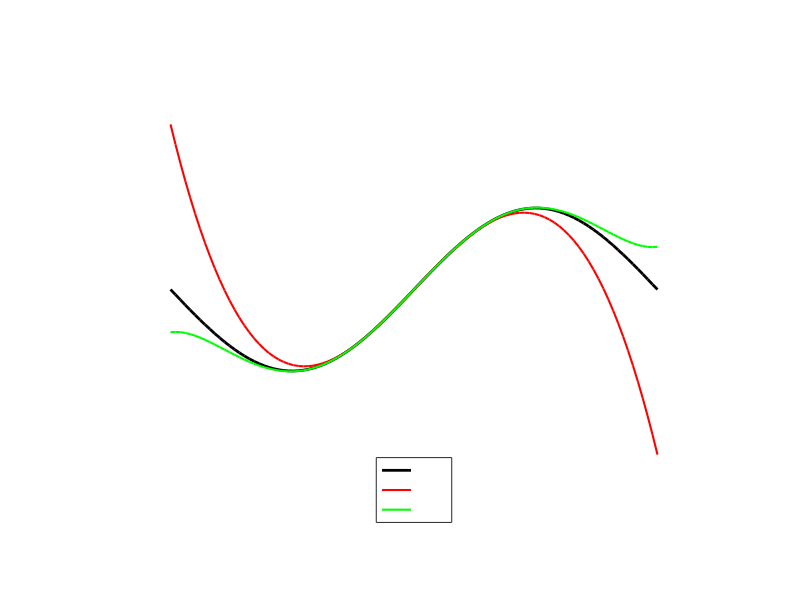

Write MATLAB code to recreate this figure. (Note: this script raises an error after producing the figure.)
% =========================================================
% EXERCISE 2: Numerical Calculus - Sine Function
% =========================================================

% ---------------------------------------------------------
% Part 2a: Graphing sin(x) and its Taylor Polynomials
% ---------------------------------------------------------
fprintf('\n--- Part 2a: Generating Plot ---\n');

% Define the interval x from -pi to pi with 100 points
x = linspace(-pi, pi, 100);

% Define the original function sin(x)
f = sin(x);

% Define the Taylor polynomials manually using formula (4)
T3 = x - (x.^3)/factorial(3);
T5 = x - (x.^3)/factorial(3) + (x.^5)/factorial(5);

% Create the plot
figure;
plot(x, f, 'k', 'LineWidth', 2); % Change 'k' to 'c' if using a pure black background
hold on;
plot(x, T3, 'r', 'LineWidth', 1.5);
plot(x, T5, 'g', 'LineWidth', 1.5);
hold off;

% Add labels, legend, and grid with white text for dark themes
title('Function sin(x) and its Taylor Polynomials', 'Color', 'w');
xlabel('x', 'Color', 'w');
ylabel('y', 'Color', 'w');

% Create the legend and set text to white
lgd = legend('sin(x)', 'T_3(x)', 'T_5(x)', 'Location', 'south');
set(lgd, 'TextColor', 'w'); 
grid on;

% Change the axes (box, tick marks, grid lines) to white
set(gca, 'XColor', 'w', 'YColor', 'w');

% ---------------------------------------------------------
% Part 2b: Approximating sin(pi/5) with 5 correct decimals
% ---------------------------------------------------------
fprintf('\n--- Part 2b: Approximating sin(pi/5) ---\n');

x_val = pi/5;
exact_val = sin(x_val);

% Threshold for 5 correct decimals
tolerance = 0.5 * 10^-5;
approx_val = 0;

% Loop strictly following formula (4) from the PDF where degree = 2n - 1
for n = 1:10
    
    % Calculate the current term: (-1)^(n-1) * x^(2n-1) / (2n-1)!
    degree = 2*n - 1;
    term = ((-1)^(n-1)) * (x_val^degree) / factorial(degree);
    
    % Add term to approximation
    approx_val = approx_val + term;
    
    % Calculate the theoretical remainder bound based on PDF formula (4)
    % The maximum possible error is bounded by the next terms max value
    remainder_bound = (x_val^(2*n + 1)) / factorial(2*n + 1);
    current_error = abs(exact_val - approx_val);
    
    % Print out every step so we can see exactly why n=3 is rejected
    fprintf('Checking n = %d (Degree %d): Approx = %.6f | Error = %.8f\n', n, degree, approx_val, current_error);
    
    % The careful check: Both the actual error and theoretical bound must be < tolerance
    if (current_error < tolerance) && (remainder_bound < tolerance) && (round(approx_val, 5) == round(exact_val, 5))
        fprintf('\n>>> SUCCESS! Target precision safely reached at n = %d <<<\n', n);
        fprintf('Degree used:          %d\n', degree);
        fprintf('Exact sin(pi/5):      %.6f\n', exact_val);
        fprintf('Final Approximation:  %.6f\n', approx_val);
        break;
    end
end

% ---------------------------------------------------------
% Part 2c: The large x phenomenon (x = 10*pi/3)
% ---------------------------------------------------------
fprintf('\n--- Part 2c: The 10*pi/3 Phenomenon ---\n');

large_x = 10*pi/3;

% The solution: reduce the angle to the [-pi, pi] interval
% mod(x + pi, 2*pi) - pi neatly wraps any angle into [-pi, pi]
reduced_x = mod(large_x + pi, 2*pi) - pi;

fprintf('Original large angle: %.4f radians\n', large_x);
fprintf('Reduced angle:        %.4f radians\n', reduced_x);
fprintf('sin(large_x):         %.4f\n', sin(large_x));
fprintf('sin(reduced_x):       %.4f\n', sin(reduced_x));
fprintf('Use the reduced angle in the Taylor series for stable convergence!\n');
